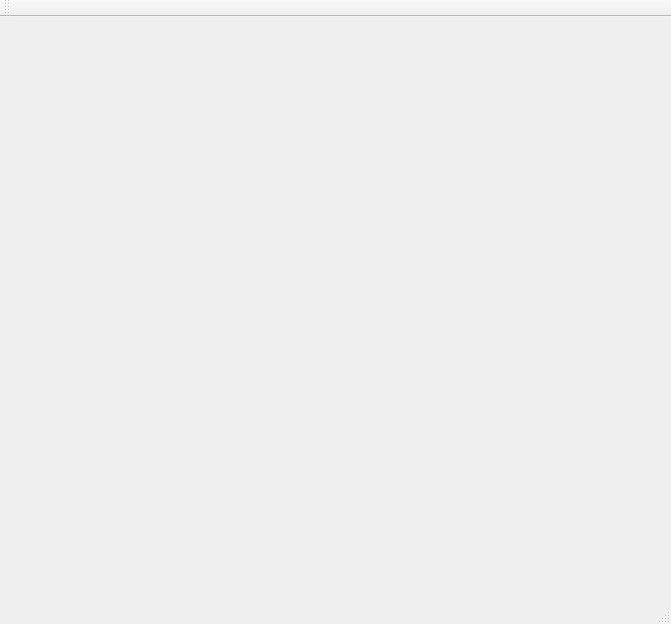
<?xml version="1.0" encoding="UTF-8"?>
<ui version="4.0">
 <class>MainWindow</class>
 <widget class="QMainWindow" name="MainWindow">
  <property name="geometry">
   <rect>
    <x>0</x>
    <y>0</y>
    <width>671</width>
    <height>624</height>
   </rect>
  </property>
  <property name="sizePolicy">
   <sizepolicy hsizetype="Preferred" vsizetype="Preferred">
    <horstretch>1</horstretch>
    <verstretch>1</verstretch>
   </sizepolicy>
  </property>
  <property name="windowTitle">
   <string>MainWindow</string>
  </property>
  <widget class="QWidget" name="centralWidget">
   <property name="sizePolicy">
    <sizepolicy hsizetype="Preferred" vsizetype="Preferred">
     <horstretch>1</horstretch>
     <verstretch>1</verstretch>
    </sizepolicy>
   </property>
   <layout class="QHBoxLayout" name="horizontalLayout_2">
    <item>
     <widget class="OpenGLWidget" name="widget" native="true"/>
    </item>
   </layout>
  </widget>
  <widget class="QMenuBar" name="menuBar">
   <property name="geometry">
    <rect>
     <x>0</x>
     <y>0</y>
     <width>671</width>
     <height>21</height>
    </rect>
   </property>
  </widget>
  <widget class="QToolBar" name="mainToolBar">
   <attribute name="toolBarArea">
    <enum>TopToolBarArea</enum>
   </attribute>
   <attribute name="toolBarBreak">
    <bool>false</bool>
   </attribute>
  </widget>
  <widget class="QStatusBar" name="statusBar"/>
 </widget>
 <layoutdefault spacing="6" margin="11"/>
 <customwidgets>
  <customwidget>
   <class>OpenGLWidget</class>
   <extends>QWidget</extends>
   <header>openglwidget.h</header>
   <container>1</container>
  </customwidget>
 </customwidgets>
 <resources/>
 <connections/>
</ui>
